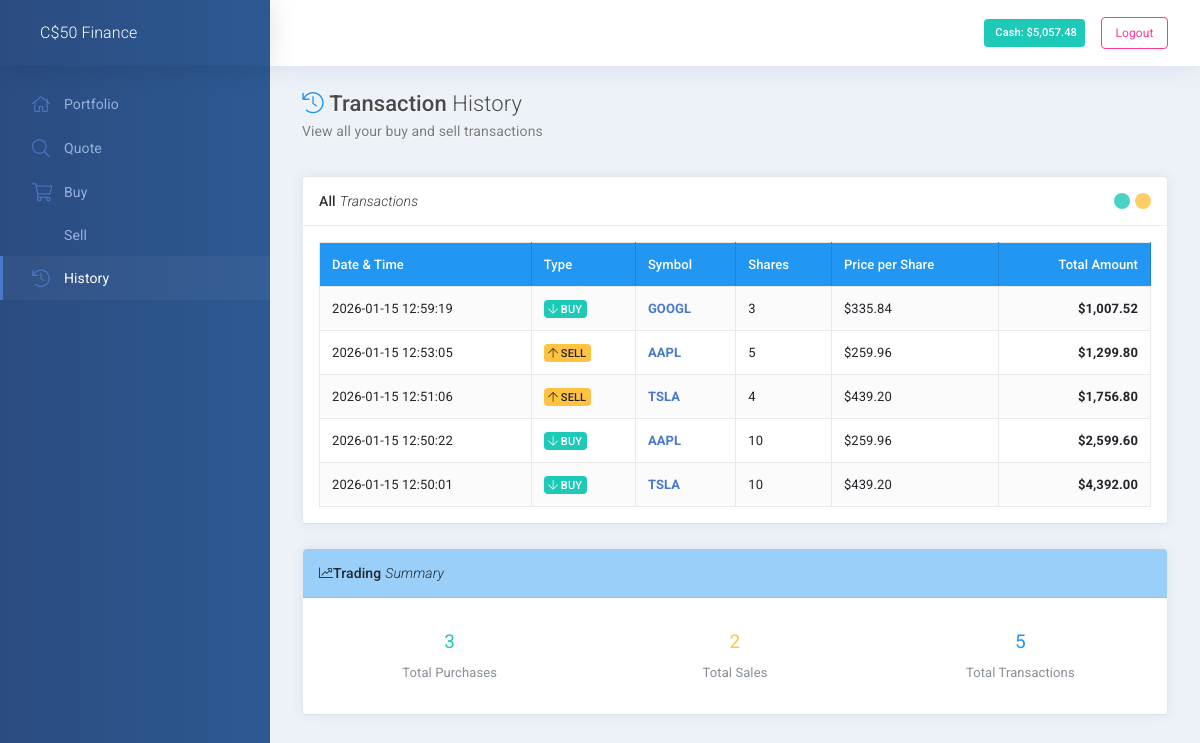
The app's page /history (signed in), older data.
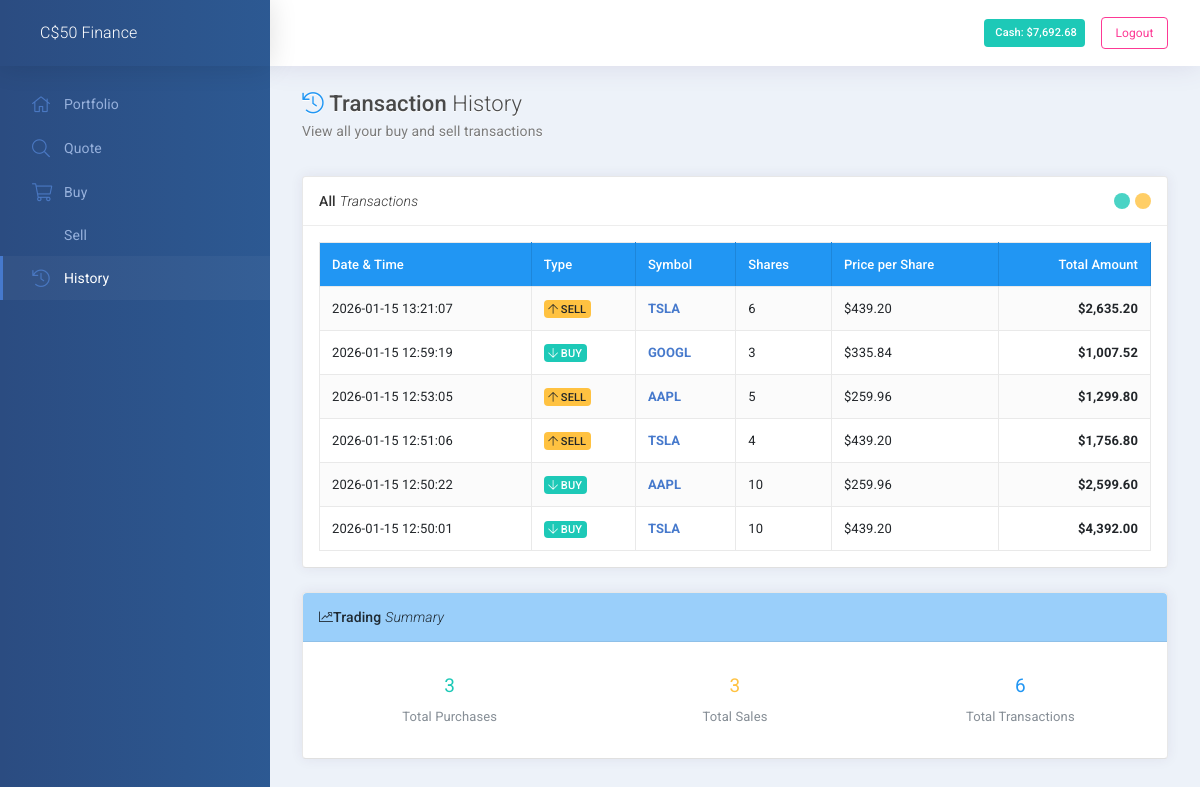
The same page, newer data.
### model.py (models this page shows, shortened)
class Base(DeclarativeBase):
    pass

class User(Base):
    __tablename__ = "user"
    id = mapped_column(Integer, primary_key=True)
    full_names = mapped_column(String(255))
    username = mapped_column(String(255))
    create_date: Mapped[datetime] = mapped_column(insert_default=func.now())
    password_hash = mapped_column(String(1000))
    addresses: Mapped[List["Address"]] = relationship(back_populates="user")
    portfolio: Mapped["Portfolio"] = relationship(back_populates="user")
    cash: Mapped[int] = mapped_column(insert_default=10000)
    email: Mapped[str] = mapped_column(String(255), nullable=False)
    @property
    def password(self):
        raise AttributeError('password is not a readable attribute')

class Transaction(Base):
    __tablename__ = 'transactions'
    id = Column(Integer, primary_key=True)
    user_id = Column(Integer, ForeignKey('user.id'))
    symbol = Column(String(15))
    quantity = Column(Integer)
    price = Column(Float)
    transaction_type = Column(String(10))  # 'BUY' or 'SELL'
    timestamp = Column(DateTime, default=func.now())

### app.py (the view)
@app.route("/history")
@login_required
def history():
    user_id = current_user.id
    transactions = session_db.query(Transaction).filter_by(user_id=user_id).order_by(Transaction.timestamp.desc()).all()
    return render_template("history.html", transactions=transactions)

### app.py (called while the page is built)
@app.after_request
def after_request(response):
    response.headers["Cache-Control"] = "no-cache, no-store, must-revalidate"
    response.headers["Expires"] = 0
    response.headers["Pragma"] = "no-cache"
    return response

@login_manager.user_loader
def load_user(user_id):
    user = session_db.query(User).get(int(user_id))
    return user

### helpers.py (called while the page is built)
def login_required(f):
    @wraps(f)
    @flask_login_required
    def decorated_function(*args, **kwargs):
        return f(*args, **kwargs)
    return decorated_function

def usd(value):
    return f"${value:,.2f}"

### templates/history.html (shortened to what this page needs)
{% extends "layout.html" %}
{% block main %}
<div class="subheader">
  <h1 class="subheader-title">
    <i class='fal fa-history text-info'></i> Transaction <span class='fw-300'>History</span>
    <small>
      View all your buy and sell transactions
    </small>
  </h1>
</div>
<div class="row">
  <div class="col-xl-12">
    <div id="panel-1" class="panel">
      <div class="panel-hdr">
        <h2>
          All <span class="fw-300"><i>Transactions</i></span>
        </h2>
        <div class="panel-toolbar">
          <button class="btn btn-panel" data-action="panel-collapse" data-toggle="tooltip" data-offset="0,10" data-original-title="Collapse"></button>
          <button class="btn btn-panel" data-action="panel-fullscreen" data-toggle="tooltip" data-offset="0,10" data-original-title="Fullscreen"></button>
        </div>
      </div>
      <div class="panel-container show">
        <div class="panel-content">
          {% if transactions %}
          <table class="table table-bordered table-hover table-striped w-100 m-0">
            <thead class="bg-info-500 text-white">
              <tr>
                <th>Date & Time</th>
                <th>Type</th>
                <th>Symbol</th>
                <th>Shares</th>
                <th>Price per Share</th>
                <th class="text-right">Total Amount</th>
              </tr>
            </thead>
            <tbody>
              {% for transaction in transactions %}
              <tr>
                <td>{{ transaction.timestamp.strftime('%Y-%m-%d %H:%M:%S') }}</td>
                <td>
                  {% if transaction.transaction_type == 'BUY' %}
                    <span class="badge badge-success">
                      <i class="fal fa-arrow-down"></i> BUY
                    </span>
                  {% else %}
                    <span class="badge badge-warning">
                      <i class="fal fa-arrow-up"></i> SELL
                    </span>
                  {% endif %}
                </td>
                <td class="fw-700 text-primary">{{ transaction.symbol }}</td>
                <td>{{ transaction.quantity }}</td>
                <td>{{ transaction.price | usd }}</td>
                <td class="fw-700 text-right">{{ (transaction.price * transaction.quantity) | usd }}</td>
              </tr>
              {% endfor %}
            </tbody>
          </table>
          {% endif %}
        </div>
      </div>
    </div>
  </div>
</div>
{% if transactions %}
<div class="row">
  <div class="col-xl-12">
    <div id="panel-2" class="panel">
      <div class="panel-hdr bg-info-50">
        <h2>
          <i class="fal fa-chart-line"></i> Trading <span class="fw-300"><i>Summary</i></span>
        </h2>
      </div>
      <div class="panel-container show">
        <div class="panel-content">
          <div class="row">
            <div class="col-md-4">
              <div class="text-center p-3">
                <h3 class="text-success">
                  {{ transactions | selectattr('transaction_type', 'equalto', 'BUY') | list | length }}
                </h3>
                <p class="text-muted mb-0">Total Purchases</p>
              </div>
            </div>
            <div class="col-md-4">
              <div class="text-center p-3">
                <h3 class="text-warning">
                  {{ transactions | selectattr('transaction_type', 'equalto', 'SELL') | list | length }}
                </h3>
                <p class="text-muted mb-0">Total Sales</p>
              </div>
            </div>
            <div class="col-md-4">
              <div class="text-center p-3">
                <h3 class="text-info">
                  {{ transactions | length }}
                </h3>
                <p class="text-muted mb-0">Total Transactions</p>
              </div>
            </div>
          </div>
        </div>
      </div>
    </div>
  </div>
</div>
{% endif %}
{% endblock %}

### templates/layout.html (shortened to what this page needs)
<!DOCTYPE html>
<html lang="en">
  <head>
    <link rel="stylesheet" media="screen, print" href="{{ url_for('static', filename='css/vendors.bundle.css') }}">
    <link rel="stylesheet" media="screen, print" href="{{ url_for('static', filename='css/app.bundle.css') }}">
    <link rel="stylesheet" media="screen, print" href="{{ url_for('static', filename='css/themes/cust-theme-3.css') }}">
  </head>
  <body class="mod-bg-1 mod-nav-link">
      <div class="page-wrapper">
	<div class="page-inner">
	  {% if current_user.is_authenticated %}
	  <aside class="page-sidebar">
	    <div class="page-logo">
	      <a href="/" class="page-logo-link d-flex align-items-center">
		<span class="page-logo-text">C$50 Finance</span>
	      </a>
	    </div>
	    <nav id="js-primary-nav" class="primary-nav" role="navigation">
	      <ul id="js-nav-menu" class="nav-menu">
		<li class="{{ 'active' if request.path == '/' }}"><a href="/"><i class="fal fa-home"></i> <span class="nav-link-text">Portfolio</span></a></li>
		<li class="{{ 'active' if request.path == '/quote' }}"><a href="/quote"><i class="fal fa-search"></i> <span class="nav-link-text">Quote</span></a></li>
		<li class="{{ 'active' if request.path == '/buy' }}"><a href="/buy"><i class="fal fa-shopping-cart"></i> <span class="nav-link-text">Buy</span></a></li>
		<li class="{{ 'active' if request.path == '/sell' }}"><a href="/sell"> <span class="nav-link-text">Sell</span></a></li>
		<li class="{{ 'active' if request.path == '/history' }}"><a href="/history"><i class="fal fa-history"></i> <span class="nav-link-text">History</span></a></li>
	      </ul>
	    </nav>
	  </aside>
	  {% endif %}
	  <div class="page-content-wrapper">
	    <header class="page-header" role="banner">
	      <div class="ml-auto d-flex align-items-center">
		{% if current_user.is_authenticated %}
		<div class="mr-3">
		  <span class="badge badge-success p-2">
		     Cash: {{ current_user.cash | usd }}
		  </span>
		</div>
		<a href="/logout" class="btn btn-sm btn-outline-danger">Logout</a>
		{% else %}
		<a href="{{ url_for('login') }}" class="btn btn-sm btn-primary mr-2">Login</a>
		<a href="{{ url_for('register') }}" class="btn btn-sm btn-outline-primary">Register</a>
		{% endif %}
	      </div>
	    </header>
	    <main id="js-page-content" role="main" class="page-content">
	      {% block main %}{% endblock %}
	    </main>
	  </div>
	</div>
      </div>
    </body>
</html>

Row changes from the older to the newer data that the page shows:
changed User: cash "$5,057.48" → "$7,692.68"
added Transaction: transaction_type "SELL" (drawn), (transaction.price*transaction.quantity)|usd "$2,635.20"
Text that changed along with them:
{{ transactions | length }}: "5" → "6"
text no longer shown: "2"
text now shown: "3"
